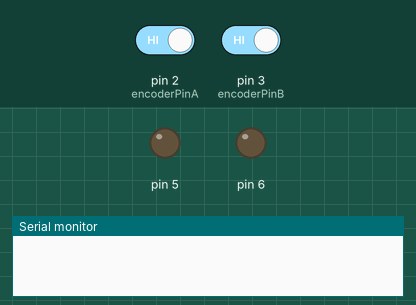
This sketch was run on a simulated Arduino Uno, built with avr-gcc and run on an emulated ATmega328P. Shown: output pins drawn as LEDs (lit = HIGH), the last lines printed to the serial monitor. Inputs (shaded band) come from the test bench; at power-on: pin 2 (encoderPinA) HIGH, pin 3 (encoderPinB) HIGH.

Above: at 0.1 s.
At 2.7 s:
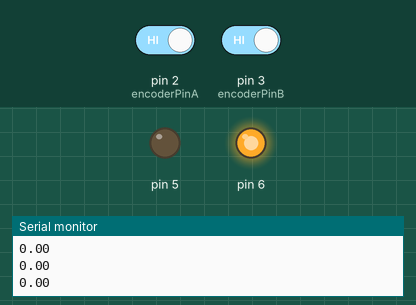
Timing chart, 0 to 4.2 s (numbered marks = the images above):
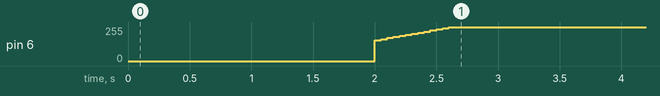

Measured:
- by itself, pin 6: moves from 0/255 to 255/255 over 0.65 s

The sketch:

feedback_control.ino
```cpp
const int encoderPinA = 2;
const int encoderPinB = 3;

long encoderPos = 0;
double angle = 0, anglePrevious=0;
int time1 = 0;
int value = 0;

double v;
double v1=0;double v2=0;double v3=0;double v4=0;double v5=0;


float Kp = 4.2227;
float Ki = 2.29743;
float Kd = -0.03976;
float Ke = 0.084;


float input_v=10;

double t=0.05;
double PControl, IControl=0, DControl, PIDControl;
double error, errorPrevious=input_v;
int pwm_in;

void setup(void) {
  pinMode(encoderPinA, INPUT_PULLUP);
  attachInterrupt(0, doEncoderA, CHANGE);

  pinMode(encoderPinB, INPUT_PULLUP);
  attachInterrupt(1, doEncoderB, CHANGE);

  Serial.begin(115200);

  pinMode(5, OUTPUT);       // Motor B 방향설정1
  pinMode(6, OUTPUT);       // Motor B 방향설정2


  motorA(0, 0);
  delay(2000);
  time1 = millis();

}

void loop() {
  if( millis()% 50 == 0){
    pos2ang();

    v1=v2;
    v2=v3;
    v3=v4;
    v4=v5;
    v5=3.15*(angle-anglePrevious)/t;

    v = (v1+v2+v3+v4+v5)/5;


    error=(input_v-v)*Ke;

    PControl=Kp*error;
    IControl+=Ki*error*t;
    DControl=Kd*(error-errorPrevious)/t;

    PIDControl=PControl+IControl+DControl;

    pwm_in=255/6*PIDControl;
    if(pwm_in>=255)
      pwm_in=255;
    /*Serial.print("pwm_in: "); Serial.print(pwm_in);
    Serial.print(" v:"); Serial.println(v);
    Serial.print(" error:"); Serial.print(error/Ke);
    Serial.print(" PIDControl: "); Serial.print(PIDControl);
    Serial.print(" P:"); Serial.print(PControl);
    Serial.print(" I:"); Serial.print(IControl);
    Serial.print(" D:"); Serial.println(DControl);*/
    Serial.println(v);
    motorA(1, pwm_in);
    errorPrevious=error;
    anglePrevious=angle;
  }
}


void doEncoderA(){ // 빨녹일 때
//  if(digitalRead(encoderPinA)==digitalRead(encoderPinB)) // 같으면
//    encoderPos++; // 정회전
//  else // 다르면
//    encoderPos--; // 역회전
  encoderPos += (digitalRead(encoderPinA)==digitalRead(encoderPinB))?1:-1;
  //Serial.print("A   ");
  //Serial.println(encoderPos);
}

void doEncoderB(){ // 보파일 때
//  if(digitalRead(encoderPinA)==digitalRead(encoderPinB)) // 같으면
//    encoderPos--; // 역회전
//  else // 다르면
//    encoderPos++; // 정회전
  encoderPos += (digitalRead(encoderPinA)==digitalRead(encoderPinB))?-1:1;
  //Serial.print("B   ");
  //Serial.println(encoderPos);
}


void motorA(int dir, int _speed)
{
  if (dir == 1)
  {
    analogWrite(5, 0);
    analogWrite(6, _speed);
  }
  else if (dir == 2)
  {
    analogWrite(5, _speed);
    analogWrite(6, 0);
  }
  else
  {
    analogWrite(5, 0);
    analogWrite(6, 0);
  }
}

void pos2ang()
{
  angle = -encoderPos/(341.2*4) * 360 /180*3.141592  ;
}
```
